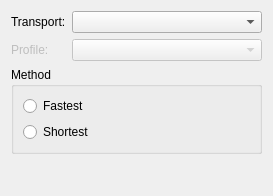
<?xml version="1.0" encoding="UTF-8"?>
<ui version="4.0">
 <class>RoutinoConfigWidget</class>
 <widget class="QWidget" name="RoutinoConfigWidget">
  <property name="geometry">
   <rect>
    <x>0</x>
    <y>0</y>
    <width>273</width>
    <height>196</height>
   </rect>
  </property>
  <layout class="QFormLayout" name="formLayout">
   <item row="0" column="0">
    <widget class="QLabel" name="label">
     <property name="text">
      <string>Transport:</string>
     </property>
    </widget>
   </item>
   <item row="0" column="1">
    <widget class="QComboBox" name="transport"/>
   </item>
   <item row="1" column="0">
    <widget class="QLabel" name="label_2">
     <property name="enabled">
      <bool>false</bool>
     </property>
     <property name="text">
      <string>Profile:</string>
     </property>
    </widget>
   </item>
   <item row="1" column="1">
    <widget class="QComboBox" name="profile">
     <property name="enabled">
      <bool>false</bool>
     </property>
    </widget>
   </item>
   <item row="2" column="0" colspan="2">
    <widget class="QGroupBox" name="groupBox">
     <property name="title">
      <string>Method</string>
     </property>
     <layout class="QVBoxLayout" name="verticalLayout_2">
      <item>
       <widget class="QRadioButton" name="fastest">
        <property name="text">
         <string>Fastest</string>
        </property>
       </widget>
      </item>
      <item>
       <widget class="QRadioButton" name="shortest">
        <property name="text">
         <string>Shortest</string>
        </property>
       </widget>
      </item>
     </layout>
    </widget>
   </item>
  </layout>
 </widget>
 <resources/>
 <connections/>
</ui>
